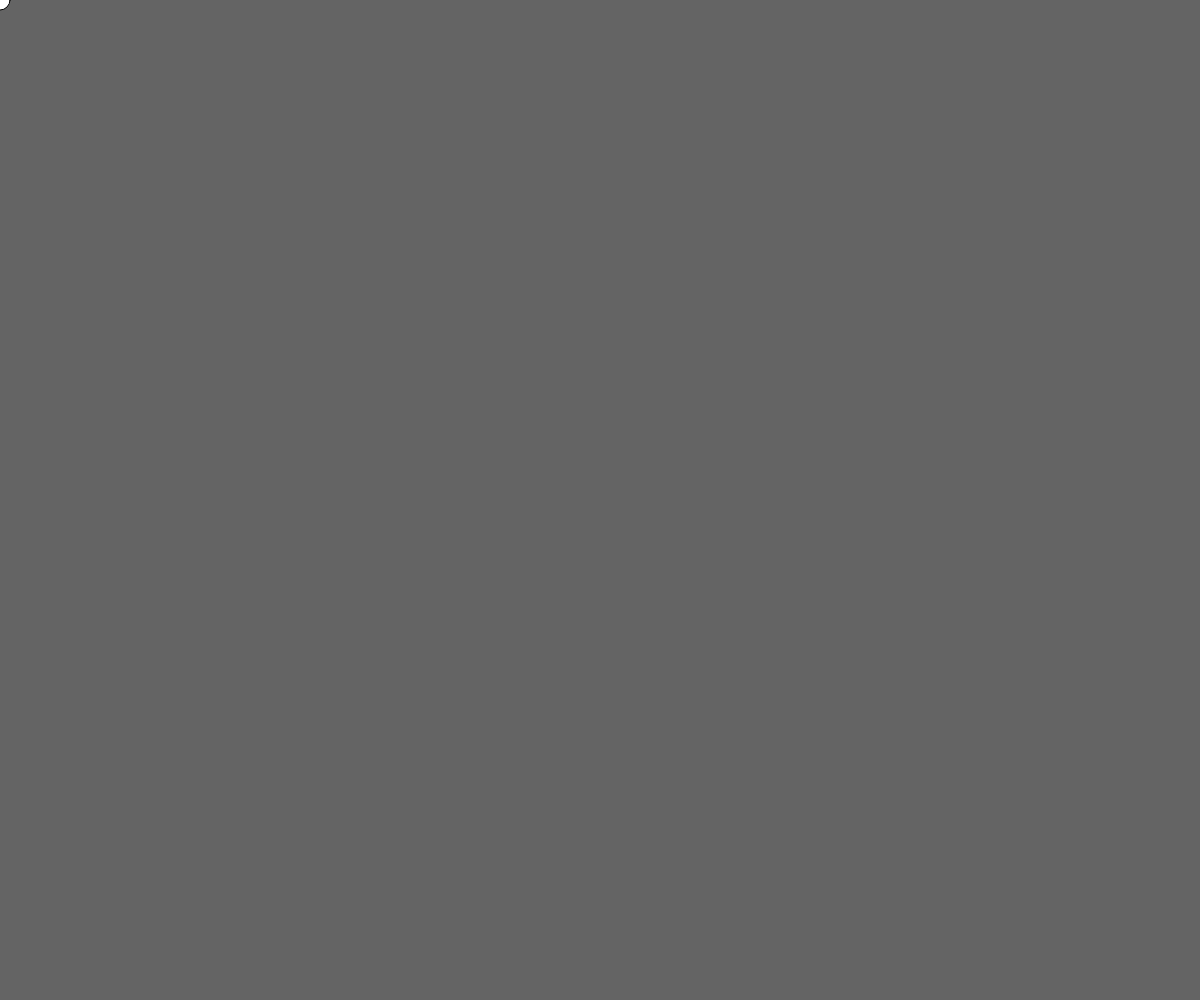
Frame 1 (no input)
Frame 60 (no input): identical to frame 1, image omitted
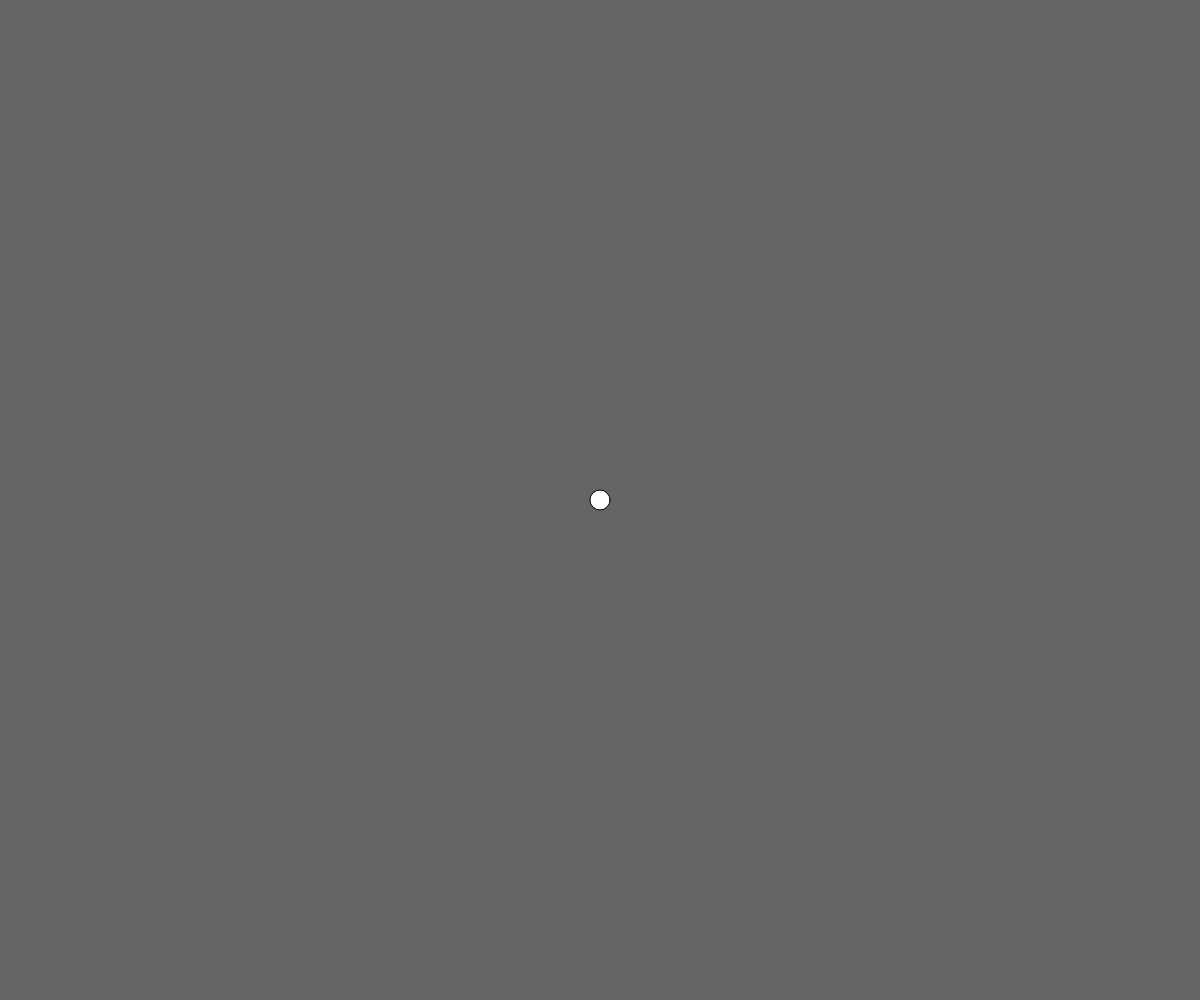
Frame 120 (the mouse pressed at the canvas centre since frame 60)

The p5.js sketch that drew these frames (run headless with seeded random() and noise() and a simulated clock; from frame 60 on, the mouse is pressed at the canvas centre):

// p5.js sketch
// ── sketch.js
function setup() {
	createCanvas(windowWidth, windowHeight);
}

function draw() {
	background(100);
	ellipse(mouseX, mouseY, 20, 20);
}
